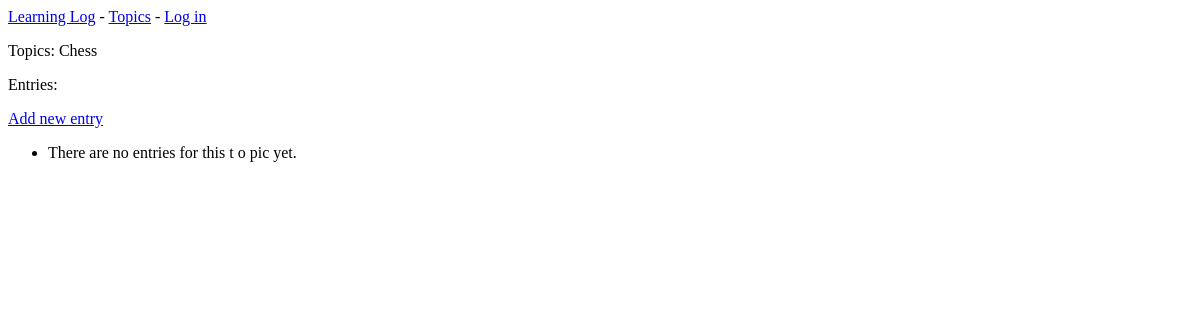
The app's page /topics/1/, older data.
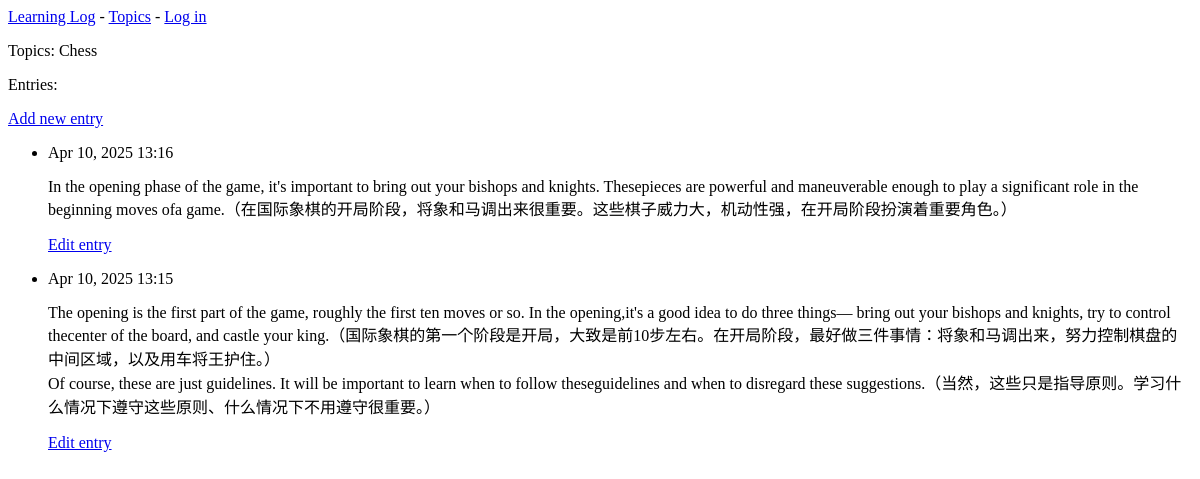
The same page, newer data.
### learning_logs/models.py (models this page shows, shortened)
class Topic(models.Model):
    text = models.CharField(max_length=200)
    date_added = models.DateTimeField(auto_now_add=True)
    def __str__(self):
        return self.text

class Entry(models.Model):
    topic = models.ForeignKey(Topic, on_delete=models.CASCADE)
    text = models.TextField()
    date_added = models.DateTimeField(auto_now_add=True)
    class Meta:
        verbose_name_plural = 'entries'

### learning_logs/views.py (the view)
# urls.py: path('topics/<int:topic_id>/', views.topic, name='topic'),
def topic(request, topic_id):
    topic = Topic.objects.get(id=topic_id)
    entries = topic.entry_set.order_by('-date_added')
    context = {'topic': topic, 'entries': entries}
    return render(request, 'learning_logs/topic.html', context)

### learning_logs/templates/learning_logs/topic.html
{% extends "learning_logs/base.html" %}
{% block content %}
  <p>Topics: {{ topic }}</p>
  <p>Entries:</p>
  <p>
    <a href="{% url 'learning_logs:new_entry' topic.id %}">Add new entry</a>
  </p>
  <ul>
    {% for entry in entries %}
      <li>
        <p>{{ entry.date_added|date:'M d, Y H:i' }}</p>
        <p>{{ entry.text|linebreaks }}</p>
        <p>
          <a href="{% url 'learning_logs:edit_entry' entry.id %}">Edit entry</a>
        </p>
      </li>
    {% empty %}
      <li>There are no entries for this t o pic yet.</li>
    {% endfor %}
  </ul>
{% endblock content %}

### learning_logs/templates/learning_logs/base.html (shortened to what this page needs)
<p>
  <a href="{% url 'learning_logs:index' %}">Learning Log</a> -
  <a href="{% url 'learning_logs:topics' %}">Topics</a> -
  {% if user.is_authenticated %}
    Hello, {{ user.username }}.
    <form action="{% url 'users:logout' %}" method="post" class="d-inline">
      {% csrf_token %}
      <button type="submit" class="logout-link">Log out</button>
    </form>
  {% else %}
    <a href="{% url 'users:login' %}">Log in</a>
  {% endif %}
</p>
{% block content %}{% endblock content %}

Row changes from the older to the newer data that the page shows:
added Entry: date_added "Apr 10, 2025 13:16", text "In the opening phase of the game, it's important to bring out your bishops and knights. Thesepieces are powerful and maneuverable enough to play a significant role in the beginning moves ofa game.（在国际象棋的开局阶段，将象和马调出来很重要。这些棋子威力大，机动性强，在开局阶段扮演着重要角色。）"
added Entry: date_added "Apr 10, 2025 13:15", text "The opening is the first part of the game, roughly the first ten moves or so. In the opening,it's a good idea to do three things— bring out your bishops and knights, try to control thecenter of the board, and castle your king.（国际象棋的第一个阶段是开局，大致是前10步左右。在开局阶段，最好做三件事情：将象和马调出来，努力控制棋盘的中间区域，以及用车将王护住。） Of course, these are just guidelines. It will be important to learn when to follow theseguidelines and when to disregard these suggestions.（当然，这些只是指导原则。学习什么情况下遵守这些原则、什么情况下不用遵守很重要。）"
Text that changed along with them:
text no longer shown: "There are no entries for this t o pic yet."
